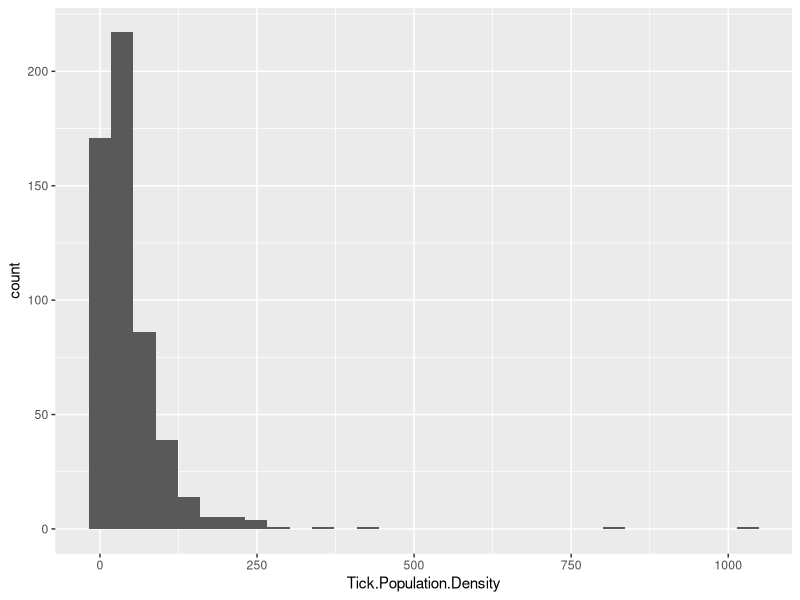
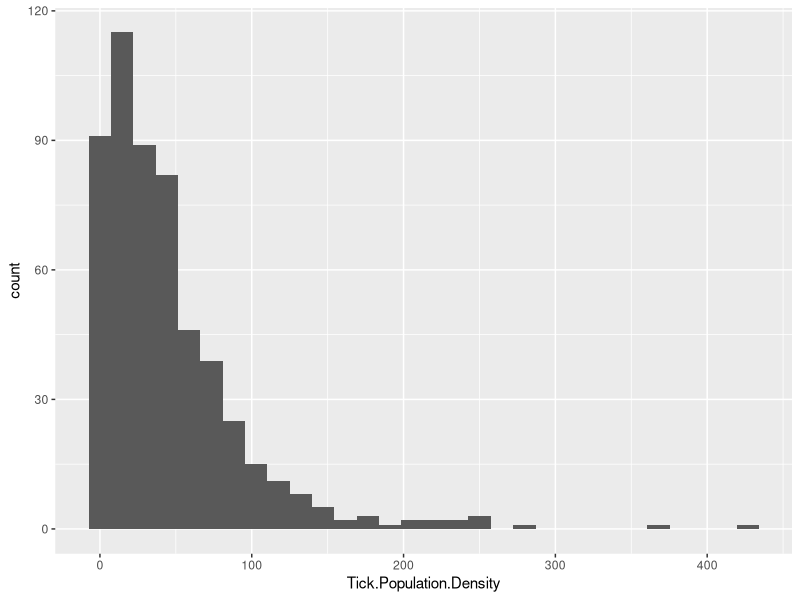
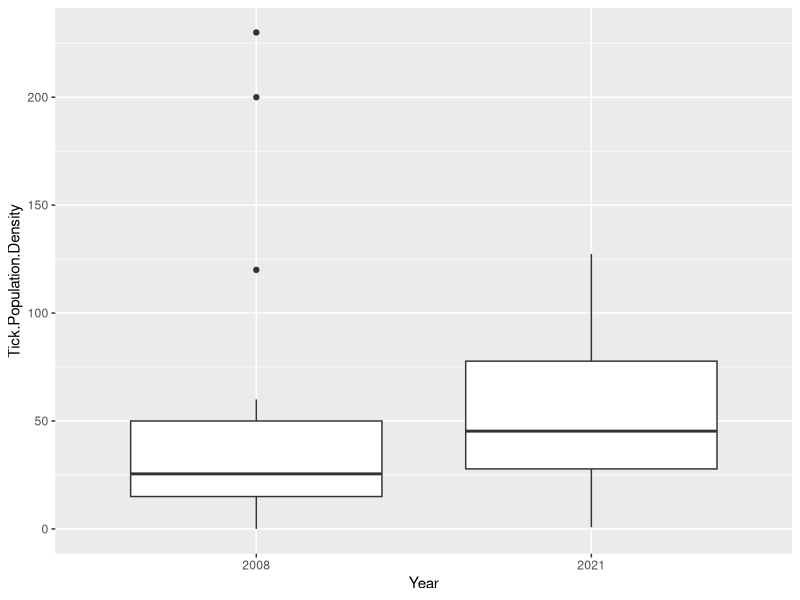
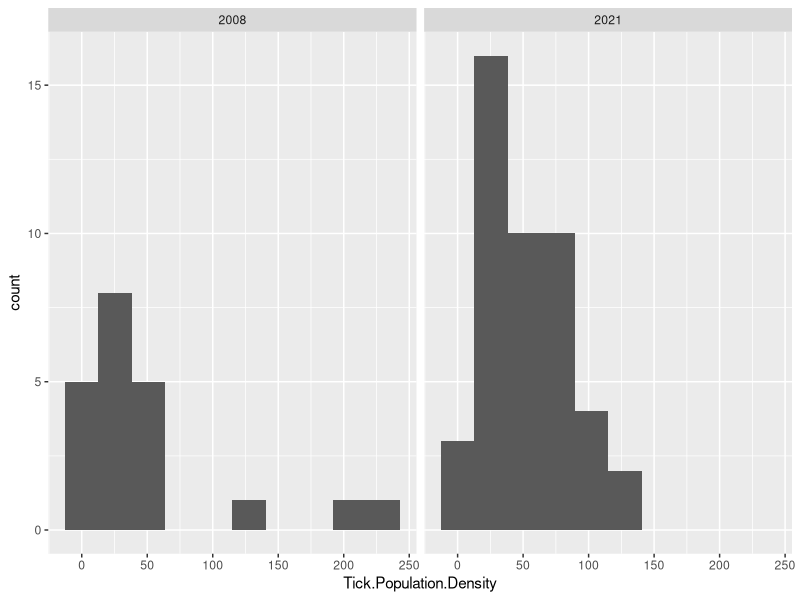
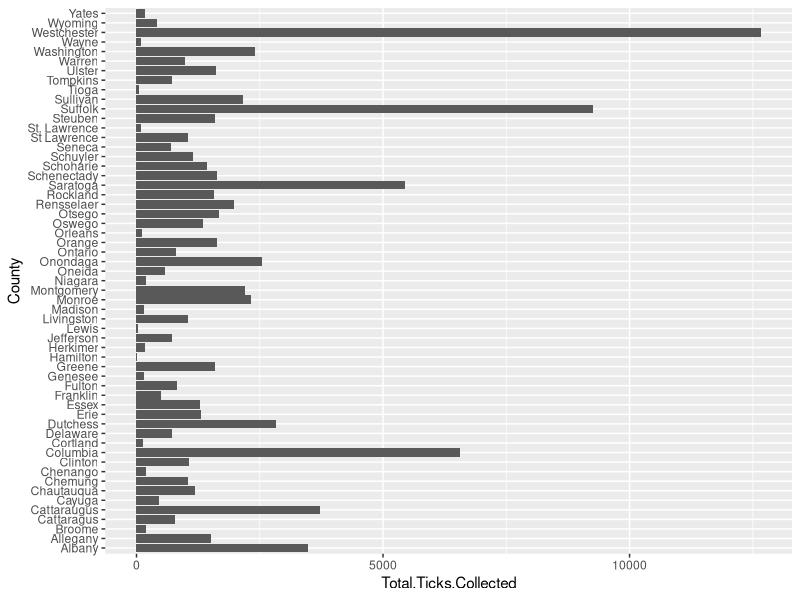
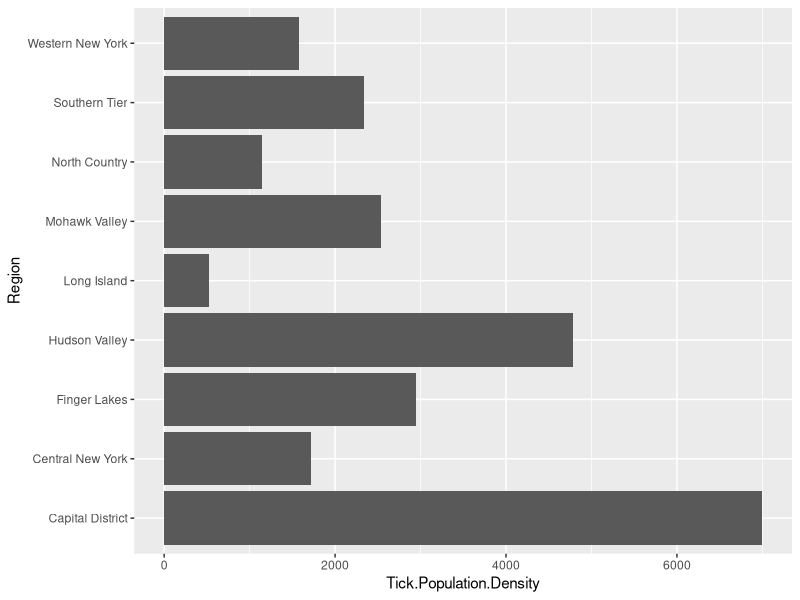
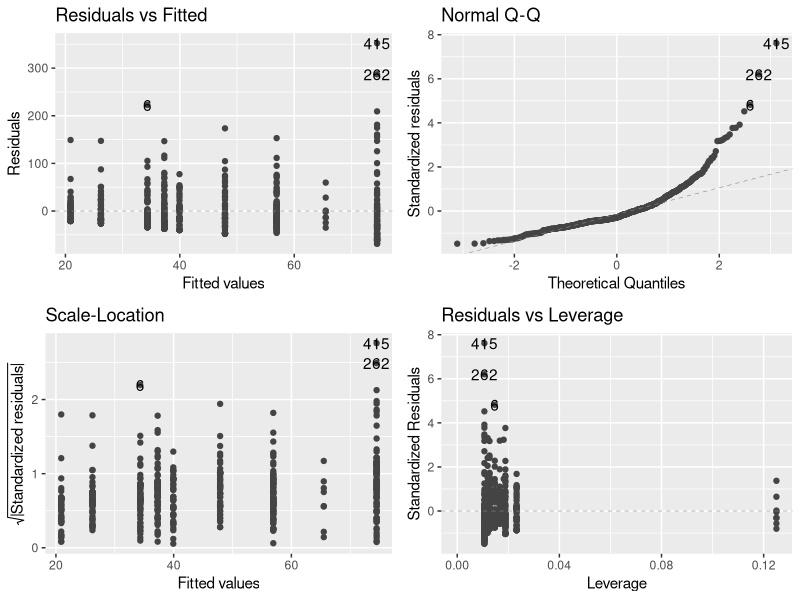
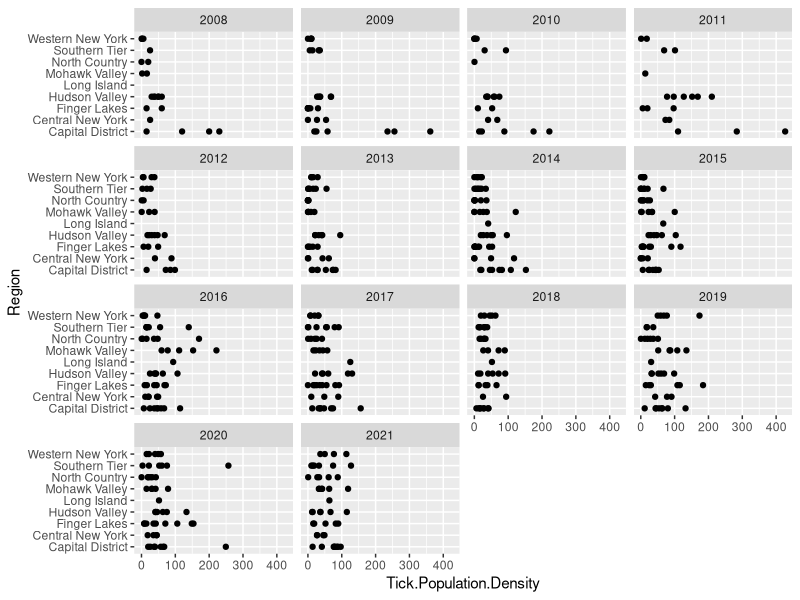

R code for these plots, in order:
## ---- chunk 1
knitr::opts_chunk$set(echo = TRUE)
## ---- chunk 2
rm(list = ls())
library(tidyverse)
library(here)
library(ggfortify)
library(lubridate)
tick_adult <- read.csv(here("Data", "Deer_Tick_Surveillance__Adults__Oct_to_Dec__excluding_Powassan_virus__Beginning_2008.csv"))
## ---- chunk 3
head(tick_adult)
glimpse(tick_adult)
str(tick_adult)
## ---- chunk 4
tick_adult <- tick_adult %>% 
  rename(B.burgdorferi = "B..burgdorferi....",
         A.phagocytophilum = "A..phagocytophilum....",
         B.microti = "B..microti....",
         B.miyamotoi = "B..miyamotoi....") %>%
  mutate(County = as.factor(County),
         Year = as.factor(Year))
## ---- chunk 5
# tick_adult <- tick_adult %>% mutate(County = as.factor(County), 
#                                     Year = paste0("01-01-", Year))

# tick_adult <- tick_adult %>% mutate(Year = mdy(Year),
#                                     Year = year(Year))
## ---- chunk 6
ggplot(data = tick_adult, aes(x = Tick.Population.Density)) +
  geom_histogram()
## ---- chunk 7
tick_adult <- tick_adult %>% filter(Tick.Population.Density < 750)
## ---- chunk 8
ggplot(data = tick_adult, aes(x = Tick.Population.Density)) +
  geom_histogram()
## ---- chunk 9
summary(tick_adult)
## ---- chunk 10
tick_adult_small <- tick_adult %>% filter(Year == "2008" | Year == "2021")
## ---- chunk 11
tick_adult_small_total <- tick_adult_small %>% group_by(Year) %>% summarise(mean_density = mean(Tick.Population.Density, na.rm = T))
## ---- chunk 12
ggplot(data = tick_adult_small, aes(x = Year, y = Tick.Population.Density)) +
  geom_boxplot()

ggplot(data = tick_adult_small, aes(x = Tick.Population.Density)) +
  geom_histogram(bins = 10) +
  facet_wrap(~Year)
## ---- chunk 13
year_ttest <- t.test(Tick.Population.Density ~ Year, data = tick_adult_small)
## ---- chunk 14
ggplot(data = tick_adult, aes(x = County, y = Total.Ticks.Collected)) +
  geom_col() +
  coord_flip()
## ---- chunk 15
tick_adult <- tick_adult %>% mutate(Region = case_when(
  County == "Suffolk" | County == "Nassau" ~ "Long Island",
  
  County == "Brooklyn" | County == "Bronx" | County == "Manhattan" | 
    County == "Staten Island" | County == "Queens" ~ "New York City",
  
  County == "Dutchess" | County == "Orange" | County == "Putnam" |
    County == "Rockland" | County == "Sullivan" | County == "Ulster" |
    County == "Westchester" ~ "Hudson Valley",
  
  County == "Niagara" | County == "Erie" | County == "Chautauqua" |
    County == "Cattaragus" | County == "Cattaraugus" | 
    County == "Allegany" ~ "Western New York",
  
  County == "Orleans" | County == "Genesee" | County == "Wyoming" |
    County == "Monroe" | County == "Livingston" | County == "Wayne" |
    County == "Ontario" | County == "Yates" | County == "Seneca" ~ "Finger Lakes",
  
  County == "Steuben" | County == "Schuyler" | County == "Chemung" | 
    County == "Tompkins" | County == "Tioga" | County == "Chenango" 
  | County == "Broome" | County == "Delaware" ~ "Southern Tier",
  
  County == "Cortland" | County == "Cayuga" | County == "Onondaga" | 
    County == "Oswego" | County == "Madison" ~ "Central New York",
  
  County == "St. Lawrence" | County == "St Lawrence" | County == "Lewis" | 
    County == "Jefferson" | County == "Hamilton" | County == "Essex" | 
    County == "Clinton" | County == "Franklin" ~ "North Country",
  
  County == "Oneida" | County == "Herkimer" | County == "Fulton" | 
    County == "Montgomery" | County == "Otsego" | 
    County == "Schoharie" ~ "Mohawk Valley",
  
  County == "Albany" | County == "Columbia" | County == "Greene" | 
    County == "Warren" | County == "Washington" | County == "Saratoga" | 
    County == "Schenectady" | County == "Rensselaer" ~ "Capital District"
))
## ---- chunk 16
ggplot(data = tick_adult, aes(x = Region, y = Tick.Population.Density)) +
  geom_col() +
  coord_flip()
## ---- chunk 17
region_mod <- lm(Tick.Population.Density ~ Region, data = tick_adult)
## ---- chunk 18
autoplot(region_mod, smooth.colour = NA)
## ---- chunk 19
region_mod_summary <- summary(region_mod)
region_anova <- anova(region_mod)
## ---- chunk 20
tick_adult_total <- tick_adult %>% group_by(Region, Year) %>% summarise(total_ticks_collected = sum(Total.Ticks.Collected))
## ---- chunk 21
ggplot(data = tick_adult, aes(x = Region, y = Tick.Population.Density)) +
  geom_point() +
  coord_flip() +
  facet_wrap(~Year)
## ---- chunk 22
tick_adult_small <- tick_adult %>% mutate(Region = case_when(
  County == "Suffolk" | County == "Nassau" ~ "Long Island",
  
  County == "Brooklyn" | County == "Bronx" | County == "Manhattan" | 
    County == "Staten Island" | County == "Queens" ~ "New York City",
  
  County == "Dutchess" | County == "Orange" | County == "Putnam" |
    County == "Rockland" | County == "Sullivan" | County == "Ulster" |
    County == "Westchester" ~ "Hudson Valley",
  
  County == "Niagara" | County == "Erie" | County == "Chautauqua" |
    County == "Cattaragus" | County == "Cattaraugus" | 
    County == "Allegany" ~ "Western New York",
  
  County == "Orleans" | County == "Genesee" | County == "Wyoming" |
    County == "Monroe" | County == "Livingston" | County == "Wayne" |
    County == "Ontario" | County == "Yates" | County == "Seneca" ~ "Finger Lakes",
  
  County == "Steuben" | County == "Schuyler" | County == "Chemung" | 
    County == "Tompkins" | County == "Tioga" | County == "Chenango" 
  | County == "Broome" | County == "Delaware" ~ "Southern Tier",
  
  County == "Cortland" | County == "Cayuga" | County == "Onondaga" | 
    County == "Oswego" | County == "Madison" ~ "Central New York",
  
  County == "St. Lawrence" | County == "St Lawrence" | County == "Lewis" | 
    County == "Jefferson" | County == "Hamilton" | County == "Essex" | 
    County == "Clinton" | County == "Franklin" ~ "North Country",
  
  County == "Oneida" | County == "Herkimer" | County == "Fulton" | 
    County == "Montgomery" | County == "Otsego" | 
    County == "Schoharie" ~ "Mohawk Valley",
  
  County == "Albany" | County == "Columbia" | County == "Greene" | 
    County == "Warren" | County == "Washington" | County == "Saratoga" | 
    County == "Schenectady" | County == "Rensselaer" ~ "Capital District"
))

tick_adult_small <- tick_adult_small %>% filter(Year == "2008" | Year == "2021")
## ---- chunk 23
full_mod <- glm(Tick.Population.Density ~ Region + Year + Region*Year, data = tick_adult_small)
summary(full_mod)
## ---- chunk 24
ggplot(data = tick_adult_small, aes(x = B.burgdorferi)) +
  geom_histogram() +
  facet_wrap(~Year)
## ---- chunk 25
bburg_ttest <- t.test(B.burgdorferi ~ Year, data = tick_adult_small)
## ---- chunk 26
ggplot(data = tick_adult_small, aes(x = A.phagocytophilum)) +
  geom_histogram() +
  facet_wrap(~Year)
## ---- chunk 27
aphago_ttest <- t.test(A.phagocytophilum ~ Year, data = tick_adult_small)
## ---- chunk 28
ggplot(data = tick_adult_small, aes(x = B.microti)) +
  geom_histogram() +
  facet_wrap(~Year)
## ---- chunk 29
bmicroti_ttest <- t.test(B.microti ~ Year, data = tick_adult_small)
## ---- chunk 30
tick_adult_small2 <- tick_adult %>% filter(Year == "2015" | Year == "2021")
ggplot(data = tick_adult_small2, aes(x = B.miyamotoi)) +
  geom_histogram() +
  facet_wrap(~Year)
## ---- chunk 31
bmiya_ttest <- t.test(B.miyamotoi ~ Year, data = tick_adult_small2)
